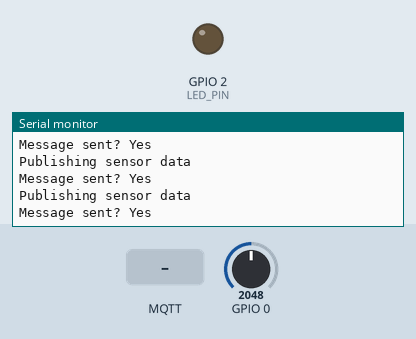
A sketch run on a simulated ESP32. Shown: output pins drawn as LEDs (lit = HIGH), the last lines printed to the serial monitor. The test bench sets the inputs (shaded band); at power-on: GPIO 0 = 2048. WiFi joins after 1.5 s; servers stay silent unless stated; no MQTT or app messages arrive unless stated.

Above: at 2.7 s.
2.8 s: MQTT message "on" arrives on the first subscribed topic
At 3.05 s:
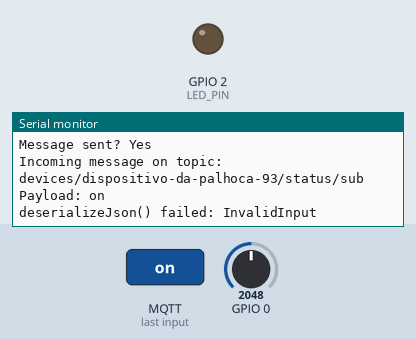
4.3 s: MQTT message "off" arrives on the first subscribed topic
At 4.57 s:
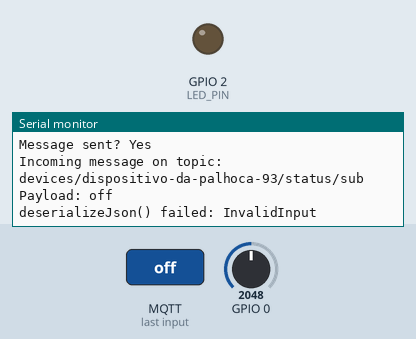
5.8 s: MQTT message "1" arrives on the first subscribed topic
At 6.05 s:
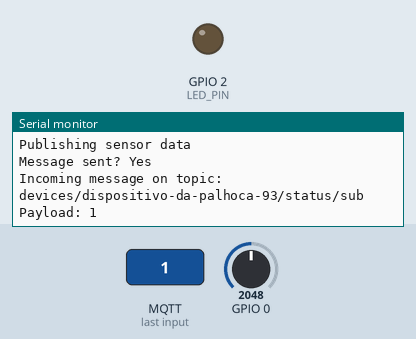

Measured:
- after the input at 2.8 s, the serial monitor: prints a new line at once (image 1)
- after the input at 4.3 s, the serial monitor: prints a new line after 0.08 s (image 2)
- after the input at 5.8 s, the serial monitor: prints a new line after 0.09 s (image 3)

The sketch:

helloworld-new.ino
```cpp
// (licence header left out)
#include "secrets.h"       // Contains AWS_IOT_ENDPOINT, THINGNAME, WIFI_SSID, WIFI_PASSWORD, AWS_CERT_CA, AWS_CERT_CRT, AWS_CERT_PRIVATE
#include <WiFi.h>
#include <WiFiClientSecure.h>
#include <MQTTClient.h>
#include <ArduinoJson.h>

// MQTT topics
#define AWS_IOT_PUBLISH_TOPIC   "devices/dispositivo-da-palhoca-93/status/pub"
#define AWS_IOT_SUBSCRIBE_TOPIC "devices/dispositivo-da-palhoca-93/status/sub"

// Define the built-in LED pin. For many ESP32 boards, the built-in LED is on GPIO 2.
// Update if your board uses a different pin.
#define LED_PIN 2

WiFiClientSecure net = WiFiClientSecure();
MQTTClient client = MQTTClient(256);

void messageHandler(String &topic, String &payload) {
  Serial.println("Incoming message on topic: " + topic);
  Serial.println("Payload: " + payload);

  // Parse JSON message. Expecting a structure like: {"command": "on"}
  StaticJsonDocument<200> doc;
  DeserializationError error = deserializeJson(doc, payload);
  if (error) {
    Serial.print("deserializeJson() failed: ");
    Serial.println(error.f_str());
    return;
  }

  const char* command = doc["command"];
  if (command != nullptr) {
    if (strcmp(command, "on") == 0) {
      digitalWrite(LED_PIN, HIGH);
      Serial.println("Built-in LED turned ON");
    } else if (strcmp(command, "off") == 0) {
      digitalWrite(LED_PIN, LOW);
      Serial.println("Built-in LED turned OFF");
    } else {
      Serial.println("Unknown command received");
    }
  }
}

void connectAWS() {
  WiFi.mode(WIFI_STA);
  WiFi.begin(WIFI_SSID, WIFI_PASSWORD);

  Serial.println("Connecting to Wi-Fi");
  while (WiFi.status() != WL_CONNECTED) {
    delay(500);
    Serial.print(".");
  }
  Serial.println("\nWi-Fi Connected");

  // Configure secure client with AWS IoT credentials
  net.setCACert(AWS_CERT_CA);
  net.setCertificate(AWS_CERT_CRT);
  net.setPrivateKey(AWS_CERT_PRIVATE);

  // Connect to AWS IoT MQTT broker
  client.begin(AWS_IOT_ENDPOINT, 8883, net);
  client.onMessage(messageHandler);

  Serial.print("Connecting to AWS IoT as ");
  Serial.println(THINGNAME);
  while (!client.connect(THINGNAME)) {
    Serial.println("AWS IoT connecting...");
    delay(100);
  }

  if (!client.connected()){
    Serial.println("AWS IoT Connection Timeout!");
    return;
  }

  // Subscribe to the topic for commands
  client.subscribe(AWS_IOT_SUBSCRIBE_TOPIC);
  Serial.println("AWS IoT Connected and subscribed to topic!");
}

void publishMessage() {
  // Example publishing sensor data (optional)
  Serial.println("Publishing sensor data");
  StaticJsonDocument<200> doc;
  doc["time"] = millis();
  doc["sensor_a0"] = analogRead(0);

  char jsonBuffer[512];
  serializeJson(doc, jsonBuffer);

  bool sent = client.publish(AWS_IOT_PUBLISH_TOPIC, jsonBuffer);
  Serial.print("Message sent? ");
  Serial.println(sent ? "Yes" : "No");
}

void setup() {
  Serial.begin(9600);

  // Initialize the built-in LED pin as an output.
  pinMode(LED_PIN, OUTPUT);
  // Turn LED off initially.
  digitalWrite(LED_PIN, LOW);

  connectAWS();
}

void loop() {
  // Publish sensor data periodically (every second) if needed.
  publishMessage();
  client.loop();
  delay(200);
}
```

secrets.h
```cpp
// (licence header left out)
#include <pgmspace.h>

#define SECRET
#define THINGNAME "dispositivo-da-palhoca-93"

const char WIFI_SSID[] = "NOME_DO_WIFI";
const char WIFI_PASSWORD[] = "SENHA_DO_WIFI";
const char AWS_IOT_ENDPOINT[] = "a2dx2ashpy96ot-ats.iot.sa-east-1.amazonaws.com";

// Amazon Root CA 1
static const char AWS_CERT_CA[] PROGMEM = R"EOF(
-----BEGIN CERTIFICATE-----
MIIDQTCCAimgAwIBAgITBmyfz5m/jAo54vB4ikPmljZbyjANBgkqhkiG9w0BAQsF
ADA5MQswCQYDVQQGEwJVUzEPMA0GA1UEChMGQW1hem9uMRkwFwYDVQQDExBBbWF6
b24gUm9vdCBDQSAxMB4XDTE1MDUyNjAwMDAwMFoXDTM4MDExNzAwMDAwMFowOTEL
MAkGA1UEBhMCVVMxDzANBgNVBAoTBkFtYXpvbjEZMBcGA1UEAxMQQW1hem9uIFJv
b3QgQ0EgMTCCASIwDQYJKoZIhvcNAQEBBQADggEPADCCAQoCggEBALJ4gHHKeNXj
ca9HgFB0fW7Y14h29Jlo91ghYPl0hAEvrAIthtOgQ3pOsqTQNroBvo3bSMgHFzZM
9O6II8c+6zf1tRn4SWiw3te5djgdYZ6k/oI2peVKVuRF4fn9tBb6dNqcmzU5L/qw
IFAGbHrQgLKm+a/sRxmPUDgH3KKHOVj4utWp+UhnMJbulHheb4mjUcAwhmahRWa6
VOujw5H5SNz/0egwLX0tdHA114gk957EWW67c4cX8jJGKLhD+rcdqsq08p8kDi1L
93FcXmn/6pUCyziKrlA4b9v7LWIbxcceVOF34GfID5yHI9Y/QCB/IIDEgEw+OyQm
jgSubJrIqg0CAwEAAaNCMEAwDwYDVR0TAQH/BAUwAwEB/zAOBgNVHQ8BAf8EBAMC
AYYwHQYDVR0OBBYEFIQYzIU07LwMlJQuCFmcx7IQTgoIMA0GCSqGSIb3DQEBCwUA
A4IBAQCY8jdaQZChGsV2USggNiMOruYou6r4lK5IpDB/G/wkjUu0yKGX9rbxenDI
U5PMCCjjmCXPI6T53iHTfIUJrU6adTrCC2qJeHZERxhlbI1Bjjt/msv0tadQ1wUs
N+gDS63pYaACbvXy8MWy7Vu33PqUXHeeE6V/Uq2V8viTO96LXFvKWlJbYK8U90vv
o/ufQJVtMVT8QtPHRh8jrdkPSHCa2XV4cdFyQzR1bldZwgJcJmApzyMZFo6IQ6XU
5MsI+yMRQ+hDKXJioaldXgjUkK642M4UwtBV8ob2xJNDd2ZhwLnoQdeXeGADbkpy
rqXRfboQnoZsG4q5WTP468SQvvG5
-----END CERTIFICATE-----
)EOF";

// Device Certificate
static const char AWS_CERT_CRT[] PROGMEM = R"KEY(
-----BEGIN CERTIFICATE-----
MIIDWjCCAkKgAwIBAgIVAJd+gQF/gZPgMhd5VYy+QQxrDwjjMA0GCSqGSIb3DQEB
CwUAME0xSzBJBgNVBAsMQkFtYXpvbiBXZWIgU2VydmljZXMgTz1BbWF6b24uY29t
IEluYy4gTD1TZWF0dGxlIFNUPVdhc2hpbmd0b24gQz1VUzAeFw0yNTAzMzEyMTU3
NTJaFw00OTEyMzEyMzU5NTlaMB4xHDAaBgNVBAMME0FXUyBJb1QgQ2VydGlmaWNh
dGUwggEiMA0GCSqGSIb3DQEBAQUAA4IBDwAwggEKAoIBAQDkLkRqEBMdrgpJySQC
wkWdRfnTZatQdDQiIQU8uTr0Jb6VDg7fo9zt9VdXk22Y4r0fi/vupK7mioi7+meD
8sNi7+xJtZtM2XINTJ25dzHJZGtwkt5fHwBJgFjAEODaKSChtXcmHPWgFR/B/ctb
nxD9+qkgAw9jFDYQGzVXfJrlwW2cygZIgaELzIe0SOHwx1L9j3KE1Fgl+JIt4IDm
MGmONT/PcmLs6uCQd+Ldi4kPo0M+QXnZyNzYeACsK4AtRBWHI4KjLa0JiIgrDRif
hgSKQgmNHxt4ceLtph4FheZNyU6CwbTAnwW5hi8l/duVvjL2wWJEZ3EoYpDjs/GB
M+BFAgMBAAGjYDBeMB8GA1UdIwQYMBaAFO930y6b98MGTOzETFh3mPjyaEePMB0G
A1UdDgQWBBRvBrDrmrG6zEJLITDV4epjMPsJqjAMBgNVHRMBAf8EAjAAMA4GA1Ud
DwEB/wQEAwIHgDANBgkqhkiG9w0BAQsFAAOCAQEAqClreYkC5v9WVeqwxgSV0kz7
uQuGaA6ploQlHUQyZj1n9KLlLHUKpGZZOeHPga0tncCp4ktt74Xn4W2F9WkPABNk
/+Q6F4H2/My879CruVQlw4AK1+aC68JCHd59RwDJnvcqMrcTiS+MuDGCFO33mFT0
od2xGhE83BjtM0mI0goDJo2ryHVzDAch+2oxEYDK1X8txJhCsQhXwlDCnfPnFI7F
IiK85g7QElQl7KhPFaVOaspe2deXT1g7PdK+iK5r0odWPqUWIjqPc+xQvoqWw+7R
o3BmPy7xvCb0pEuW2D5Ey6noUfMCUssiJonblnP66fNPFy4G0SzBsDMxZFagcw==
-----END CERTIFICATE-----
)KEY";

// Device Private Key
static const char AWS_CERT_PRIVATE[] PROGMEM = R"KEY(
-----BEGIN RSA PRIVATE KEY-----
MIIEowIBAAKCAQEA5C5EahATHa4KSckkAsJFnUX502WrUHQ0IiEFPLk69CW+lQ4O
36Pc7fVXV5NtmOK9H4v77qSu5oqIu/png/LDYu/sSbWbTNlyDUyduXcxyWRrcJLe
Xx8ASYBYwBDg2ikgobV3Jhz1oBUfwf3LW58Q/fqpIAMPYxQ2EBs1V3ya5cFtnMoG
SIGhC8yHtEjh8MdS/Y9yhNRYJfiSLeCA5jBpjjU/z3Ji7OrgkHfi3YuJD6NDPkF5
2cjc2HgArCuALUQVhyOCoy2tCYiIKw0Yn4YEikIJjR8beHHi7aYeBYXmTclOgsG0
wJ8FuYYvJf3blb4y9sFiRGdxKGKQ47PxgTPgRQIDAQABAoIBADR5C1SUs8CsiEMl
lTlpMZcUQ3pAtB/BSUfb7hdjxVHl6Cjg3bzCMwkp1VcXWSnCYpmBmILtriboDr+j
uvBWAGadI+pjb/5BNwAl8VN4PKPCiw6NR8P6HhfJAx/QAdVJhe6KC4dhO37/vJjg
40YDk2XEoeXxrjUrra8QgrjGt9xDqucJDQwm1i9EucpvdrDN8t1JcZOPbPCK9cdG
mwFJWFzkDCCeI+jFhu6SUUv6937Q216RuinuSRnKjCbKK7m6dozGsDgyCKlZZFDr
VxR6Vp6hL+NESEpzdtrDp5cKY4cqVPjNprrkjjmjroXK2K2hMV0NDE77Nfnk2HHR
ePcaa+ECgYEA8nQ/I7/cr/fen02aYQd6H1SaMhi4KeYcmtChsBHOSZjV9cSjOhj7
/rMa+HI+9Jvv3dw2mVkZkf1Flj+w2SJeeLpEO48uZl3Qhtuz2aBAfqr9GPA0d2Rp
uuO6LJaGmNDn5F0dgGkBHE/K9CSs7a7yLVGEzobyqZFfcbsT7M8FatkCgYEA8O3f
bJPkJFLZFOcCMVfWWsIktq480dyX3OVIJ0ZJiODuR3/+L3zsDPUJngbfMn7wj3e7
eIBnw0Dqqq1Twx9hEF7qgXHkl9Mb6DLvujf28VydPiFsbGs1o/MeEETSHAxiA+vg
pkbhacZgRCtvkIUcc78Me557PDLl7v3JgKKQhU0CgYEAw82rvDRThu04JhEnDxtZ
vfm2OaUK/hNvoHvDSI1ourkqejwe0mmhAVYl/uVNAID624LfuUJiyyruyuOO8By4
jOlo92yvvU4gfPjrq2KnE2UF1+ENjipS1PLaxO2fr8Ruslec3rpugi3Sqw7/dUin
HoBKL/x99wGHQjMiaUnbhykCgYBCDfWjnyh9jPlXcb54KMzsNS47p6mlIAXC2lnd
6rdef8zUbZMTEfzl0IjCer/W6Far/ve3If1Q2wt7n+nHJWNHSb6hnsg9l/OexdhU
BeP+aJXz4tYHI52hRZaIf1Xbuslkqdb9v5EtnuXlysLbrKMQWODjQ6Al8Q55Z7tH
OUrGQQKBgArR9pGVV01dp6x6mE7hpZbxE8nNvQTh96PNg1qiKBxKIaExBK7RtNWP
2lEJk7bbnQF2/zboQ2n2EgVaBoYzVAXZORC7XpuUz1bzQfARZ3KbN7dW3kex8zig
OqBi1Z1bXfncIahXJ26jZYPIgdxrDXUE5ruAG3g5uAYoCMCN5WFQ
-----END RSA PRIVATE KEY-----
)KEY";
```
